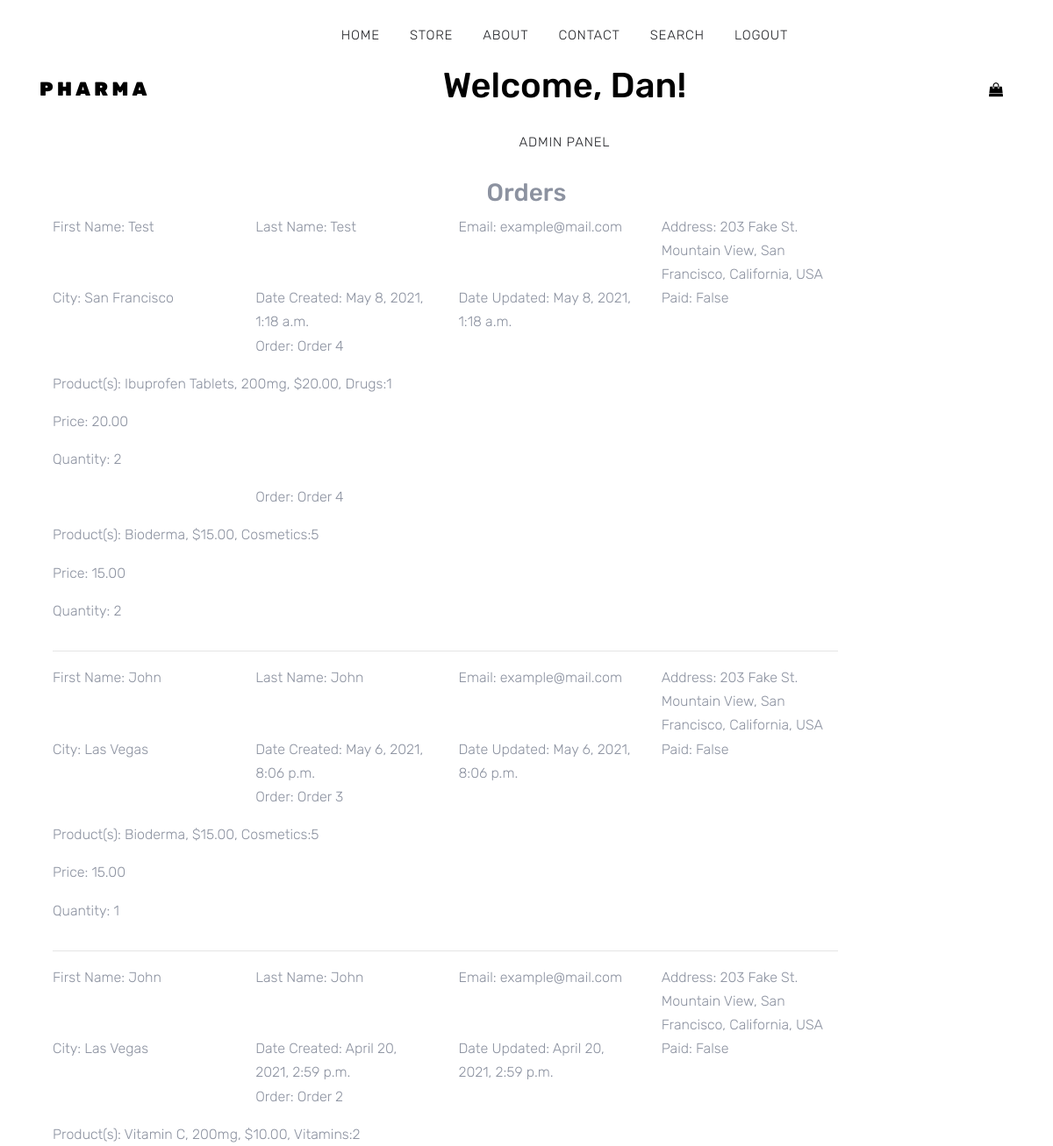
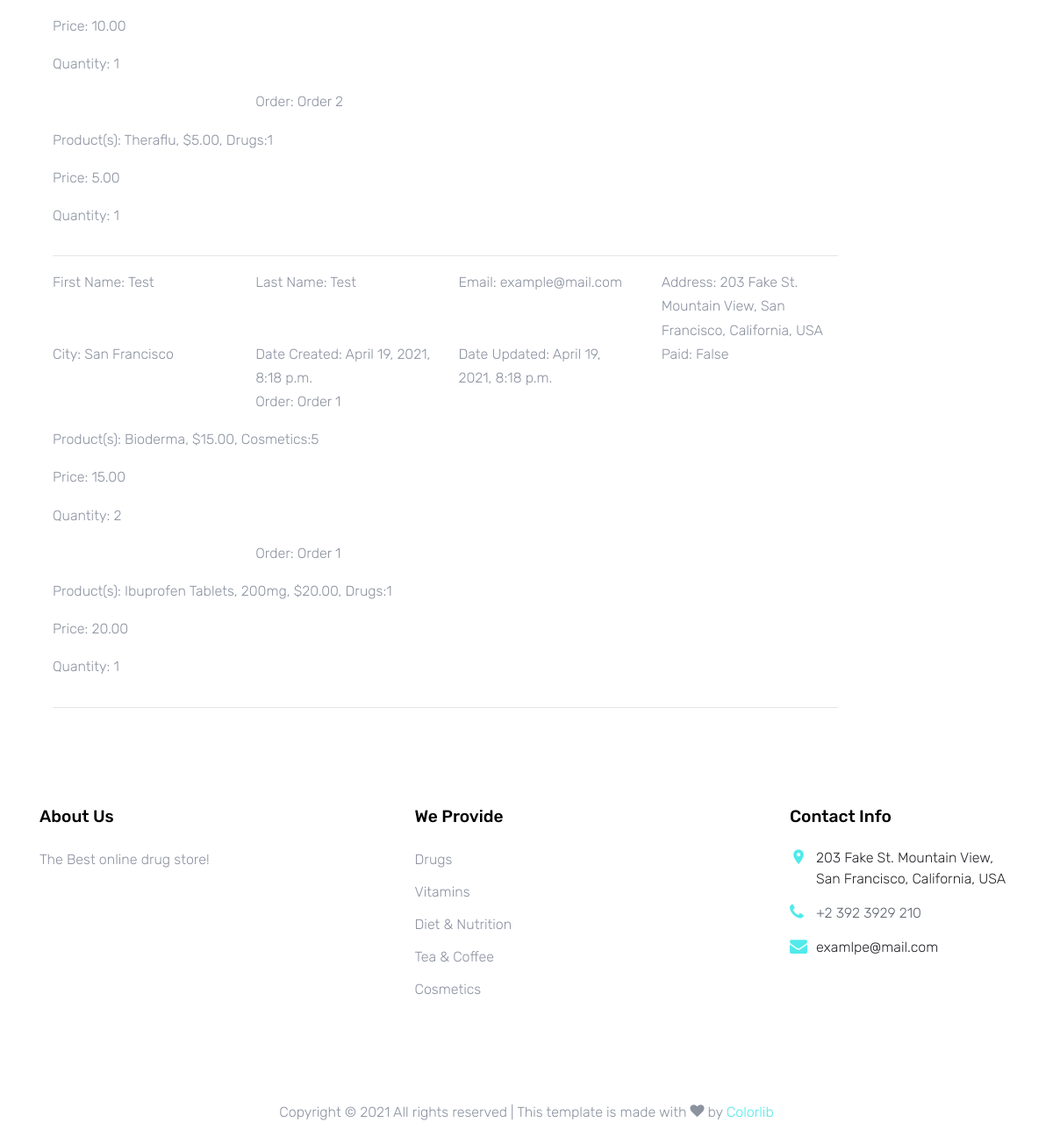
Page /admin-panel/orders/ (signed in) on the committed database (2 pictures, top to bottom).
### order/models.py (models this page shows, shortened)
class Order(models.Model):
    first_name = models.CharField(max_length=50)
    last_name = models.CharField(max_length=50)
    email = models.EmailField()
    address = models.CharField(max_length=250)
    city = models.CharField(max_length=100)
    created = models.DateTimeField(auto_now_add=True)
    updated = models.DateTimeField(auto_now=True)
    paid = models.BooleanField(default=False)
    class Meta:
        ordering = ('-created',)
    def __str__(self):
        return 'Order {}'.format(self.id)

class OrderItem(models.Model):
    order = models.ForeignKey(Order, related_name='items', on_delete=models.CASCADE)
    product = models.ForeignKey(Product, related_name='order_items', on_delete=models.CASCADE)
    price = models.DecimalField(max_digits=10, decimal_places=2)
    quantity = models.PositiveIntegerField(default=1)

### main_pharma/models.py (models this page shows)
class Product(models.Model):
    name = models.CharField(max_length=200, db_index=True)
    price = models.DecimalField(max_digits=10, decimal_places=2)
    slug = models.SlugField(max_length=200, db_index=True, unique=True)
    image_full = models.ImageField(upload_to='static/products/full/%Y/%m/%d', blank=True)
    image_small = ResizedImageField(size=[270, 370], upload_to='static/products/small/%Y/%m/%d', blank=True)
    material = models.CharField(max_length=200, blank=True)
    description = models.TextField(blank=True)
    packaging = models.CharField(max_length=10)
    hpis_code = models.CharField(max_length=20)
    hc_provider = models.BooleanField()
    latex_free = models.BooleanField()
    med_route = models.CharField(max_length=20)
    is_visible = models.BooleanField(default=True)
    shop_order = models.IntegerField()
    category = models.ForeignKey(Category, on_delete=models.CASCADE)
    is_popular = models.BooleanField()
    is_new = models.BooleanField()
    class Meta:
        ordering = ('name',)
        index_together = (('id', 'slug'),)
    def __str__(self):
        return f'{self.name}, ${self.price}, {self.category}'

class Category(models.Model):
    title = models.CharField(max_length=20, unique=True)
    category_order = models.IntegerField(unique=True)
    is_visible = models.BooleanField(default=True)
    def __str__(self):
        return f'{self.title}:{self.category_order}'

### admin_pharma/views.py (the view)
# urls.py: path('orders/', list_of_orders, name='list_of_orders')
@login_required(login_url='/login/')
@user_passes_test(is_member)
def list_of_orders(request):
    order = Order.objects.all()
    for item in order:
        item.Orderitem = OrderItem.objects.filter(order=item.pk)
    context = {'orders': order}
    return render(request, 'orders.html', context)

### admin_pharma/views.py (called while the page is built)
def is_member(user):
    return user.groups.filter(name='manager').exists() or \
           user.is_staff

### admin_pharma/templates/orders.html
{% extends 'base.html' %}
{% block content %}
    <div class="container">
        <div class="section-title text-center">
            <h3>Orders</h3>
        </div>
        <div class="col-md-10 col-md-offset-1">
            {% for item in orders %}
            <div class="row">
                <div class="col-md-3">First Name: {{ item.first_name }}</div>
                <div class="col-md-3">Last Name: {{ item.last_name }}</div>
                <div class="col-md-3">Email: {{ item.email }}</div>
                <div class="col-md-3">Address: {{ item.address }}</div>
                <div class="col-md-3">City: {{ item.city }}</div>
                <div class="col-md-3">Date Created: {{ item.created }}</div>
                <div class="col-md-3">Date Updated: {{ item.updated }}</div>
                <div class="col-md-3">Paid: {{ item.paid }}</div>
            </div>
                {% for items in item.Orderitem %}
            <div class="row">
                <div class="col-md-3"></div>
                <div class="col-md-9"><p>Order: {{ items.order }}</p></div>
                <div class="col-md-9"><p>Product(s): {{ items.product }}</p></div>
                <div class="col-md-9"><p>Price: {{ items.price }}</p></div>
                <div class="col-md-9"><p>Quantity: {{ items.quantity }}</p></div>
            </div>
            {% endfor %}
                <hr/>
            {% endfor %}
        </div>
    </div>
{% endblock %}

### templates/base.html (shortened to what this page needs)
<!DOCTYPE html>
<html lang="en">
<head>
   {% load static %}
  <link rel="stylesheet" href={% static "fonts/icomoon/style.css"%}>
  <link rel="stylesheet" href={% static "css/bootstrap.min.css"%}>
  <link rel="stylesheet" href={% static "css/magnific-popup.css"%}>
  <link rel="stylesheet" href={% static "css/jquery-ui.css"%}>
  <link rel="stylesheet" href={% static "css/owl.carousel.min.css"%}>
  <link rel="stylesheet" href={% static "css/owl.theme.default.min.css"%}>
  <link rel="stylesheet" href={% static "css/aos.css"%}>
  <link rel="stylesheet" href={% static "css/style.css"%}>
</head>
<body>
  <div class="site-wrap">
    <div class="site-navbar py-2">
      <div class="container">
        <div class="d-flex align-items-center justify-content-between">
          <div class="logo">
            <div class="site-logo">
              <a href='{% url 'main_page_view' %}' class="js-logo-clone">Pharma</a>
            </div>
          </div>
          <div class="main-nav d-none d-lg-block">
            <nav class="site-navigation text-right text-md-center" role="navigation" >
              <ul class="site-menu js-clone-nav d-none d-lg-block">
                <li><a href="{% url 'main_page_view' %}">Home</a></li>
                <li><a href="{% url 'shop_page_view' %}">Store</a></li>
                <li><a href="{% url 'about_page_view' %}">About</a></li>
                <li><a href="{% url 'contact_us_page_view' %}">Contact</a></li>
                <li><a href="{% url 'search' %}">Search</a></li>
                {% if user.is_authenticated %}
                    <li><a href='{% url "logout" %}'>Logout</a></li>
                    <div class="col-lg-7 mx-auto order-lg-2 align-self-center">
                        <div class="site-block-cover-content text-center">
                            <h1> <span style="color: black; "> Welcome, {{user.username}}!</span> </h1>
                        </div>
                    </div>
                {% endif %}
                {% if user.is_staff %}
                    <li><a href="{% url 'main_admin_view' %}">Admin Panel</a></li>
                {% endif %}
              </ul>
            </nav>
          </div>
          <div class="icons">
              {% if user.is_authenticated %}
                <a href="{% url 'cart:cart_detail' %}" class="icons-btn d-inline-block bag">
                  <span class="icon-shopping-bag"></span>
                </a>
              {% endif %}
          </div>
        </div>
      </div>
    </div>
{% block content %}
{% endblock %}
    <footer class="site-footer">
      <div class="container">
        <div class="row">
          <div class="col-md-6 col-lg-3 mb-4 mb-lg-0">
            <div class="block-7">
              <h3 class="footer-heading mb-4">About Us</h3>
              <p>The Best online drug store!</p>
            </div>
          </div>
          <div class="col-lg-3 mx-auto mb-5 mb-lg-0">
            <h3 class="footer-heading mb-4">We Provide</h3>
            <ul class="list-unstyled">
              <li>Drugs</li>
              <li>Vitamins</li>
              <li>Diet & Nutrition</li>
              <li>Tea & Coffee</li>
              <li>Cosmetics</li>
            </ul>
          </div>
          <div class="col-md-6 col-lg-3">
            <div class="block-5 mb-5">
              <h3 class="footer-heading mb-4">Contact Info</h3>
              <ul class="list-unstyled">
                <li class="address">203 Fake St. Mountain View, San Francisco, California, USA</li>
                <li class="phone"><a href="tel://+2 392 3929 210">+2 392 3929 210</a></li>
                <li class="email">examlpe@mail.com</li>
              </ul>
            </div>
          </div>
        </div>
        <div class="row pt-5 mt-5 text-center">
          <div class="col-md-12">
            <p>
              Copyright &copy;
              <script>document.write(new Date().getFullYear());</script> All rights reserved | This template is made
              with <i class="icon-heart" aria-hidden="true"></i> by <a href="https://colorlib.com" target="_blank"
                class="text-primary">Colorlib</a>
            </p>
          </div>
        </div>
      </div>
    </footer>
  </div>
</body>
</html>

### static/css/style.css (style rules this page uses)
body { line-height: 1.7; color: #8c92a0; font-weight: 300; font-size: 16px; }
a { -webkit-transition: .3s all ease; -o-transition: .3s all ease; transition: .3s all ease; }
.site-wrap:before { -webkit-transition: .3s all ease-in-out; -o-transition: .3s all ease-in-out; transition: .3s all ease-in-out; background: rgba(0, 0, 0, 0.6); content: ""; position: absolute; z-index: 2000; top: 0; left: 0; right: 0; bottom: 0; opacity: 0; visibility: hidden; }
.site-footer { padding: 6em 0; }
.site-footer ul li { margin-bottom: 10px; }
.site-footer ul li a { color: #5c626e; }
.site-footer .footer-heading { font-size: 1.2rem; color: #000; margin-bottom: 1rem; }
.site-logo a { text-transform: uppercase; letter-spacing: .2em; font-size: 22px; color: #000 !important; font-weight: 900; }
.icons-btn { display: inline-block; text-align: center; }
.icons-btn span { display: block; height: 40px; width: 40px; line-height: 40px; }
.site-navbar { margin-bottom: 0px; z-index: 1999; position: relative; top: 0; width: 100%; background: #fff; }
.site-navbar a { color: #000; }
.site-navbar .site-navigation .site-menu { margin-left: 0; padding-left: 0; margin-bottom: 0; }
.site-navbar .site-navigation .site-menu a { text-decoration: none !important; font-size: 15px; display: inline-block; }
.site-navbar .site-navigation .site-menu > li { display: inline-block; padding: 10px 5px; }
.site-navbar .site-navigation .site-menu > li > a { padding: 10px 10px; text-transform: uppercase; letter-spacing: .05em; color: #25262a; font-size: 15px; text-decoration: none !important; }
.site-mobile-menu .site-mobile-menu-header .site-mobile-menu-logo a { display: inline-block; text-transform: uppercase; color: #000; letter-spacing: .2em; font-size: 22px; font-weight: 900; }
.site-mobile-menu .site-nav-wrap { padding: 0; margin: 0; list-style: none; position: relative; }
.site-mobile-menu .site-nav-wrap a { padding: 10px 20px; display: block; position: relative; color: #212529; }
.site-mobile-menu .site-nav-wrap li { position: relative; display: block; }
.site-mobile-menu .site-nav-wrap > li { display: block; position: relative; float: left; width: 100%; }
.site-mobile-menu .site-nav-wrap > li > a { padding-left: 20px; font-size: 20px; }
.block-5 ul, .block-5 ul li { list-style: none; padding: 0; margin: 0; line-height: 1.5; }
.block-5 ul li { padding-left: 30px; position: relative; margin-bottom: 15px; color: #25262a; }
.block-5 ul li:before { top: 0; font-family: "icomoon"; content: ""; position: absolute; left: 0; font-size: 20px; line-height: 1; color: #51eaea; }
.block-5 ul li.address:before { content: "\e8b4"; }
.block-5 ul li.email:before { content: "\f0e0"; }
.block-5 ul li.phone:before { content: "\f095"; }
.bag { position: relative; }

### rows in the picture
Order: first_name "Test", last_name "Test", email "example@mail.com", address "203 Fake St. Mountain View, San Francisco, California, USA", city "San Francisco", created "May 8, 2021, 1:18 a.m.", updated "May 8, 2021, 1:18 a.m.", paid "False"
OrderItem: order "Order 4", product "Ibuprofen Tablets, 200mg, $20.00, Drugs:1", price "20.00", quantity "2"
OrderItem: order "Order 4", product "Bioderma, $15.00, Cosmetics:5", price "15.00", quantity "2"
Order: first_name "John", last_name "John", email "example@mail.com", address "203 Fake St. Mountain View, San Francisco, California, USA", city "Las Vegas", created "May 6, 2021, 8:06 p.m.", updated "May 6, 2021, 8:06 p.m.", paid "False"
OrderItem: order "Order 3", product "Bioderma, $15.00, Cosmetics:5", price "15.00", quantity "1"
Order: first_name "John", last_name "John", email "example@mail.com", address "203 Fake St. Mountain View, San Francisco, California, USA", city "Las Vegas", created "April 20, 2021, 2:59 p.m.", updated "April 20, 2021, 2:59 p.m.", paid "False"
OrderItem: order "Order 2", product "Vitamin C, 200mg, $10.00, Vitamins:2", price "10.00", quantity "1"
OrderItem: order "Order 2", product "Theraflu, $5.00, Drugs:1", price "5.00", quantity "1"
Order: first_name "Test", last_name "Test", email "example@mail.com", address "203 Fake St. Mountain View, San Francisco, California, USA", city "San Francisco", created "April 19, 2021, 8:18 p.m.", updated "April 19, 2021, 8:18 p.m.", paid "False"
OrderItem: order "Order 1", product "Bioderma, $15.00, Cosmetics:5", price "15.00", quantity "2"
OrderItem: order "Order 1", product "Ibuprofen Tablets, 200mg, $20.00, Drugs:1", price "20.00", quantity "1"

### other values in the picture
{{ user.username }} "Dan"
